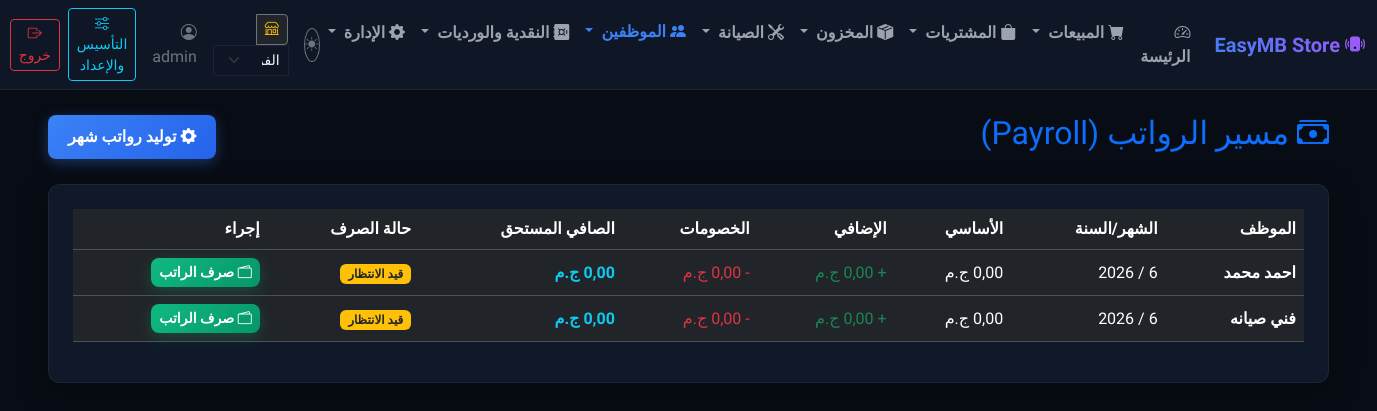
/hr/payroll/ (signed in), run on the app's committed database.
### erp/models.py (models this page shows, shortened)
class Payroll(models.Model):
    employee = models.ForeignKey(EmployeeProfile, on_delete=models.CASCADE, related_name='payrolls', verbose_name="الموظف")
    month = models.IntegerField(verbose_name="الشهر")
    year = models.IntegerField(verbose_name="السنة")
    total_worked_hours = models.DecimalField(max_digits=6, decimal_places=2, default=0.00, verbose_name="إجمالي ساعات العمل")
    total_delay_hours = models.DecimalField(max_digits=5, decimal_places=2, default=0.00, verbose_name="إجمالي ساعات التأخير")
    total_overtime_hours = models.DecimalField(max_digits=5, decimal_places=2, default=0.00, verbose_name="إجمالي الساعات الإضافية")
    base_pay = models.DecimalField(max_digits=10, decimal_places=2, default=0.00, verbose_name="المستحق الأساسي")
    overtime_pay = models.DecimalField(max_digits=10, decimal_places=2, default=0.00, verbose_name="مكافأة الإضافي")
    deductions = models.DecimalField(max_digits=10, decimal_places=2, default=0.00, verbose_name="إجمالي الخصومات")
    net_salary = models.DecimalField(max_digits=10, decimal_places=2, default=0.00, verbose_name="الراتب الصافي")
    is_paid = models.BooleanField(default=False, verbose_name="تم الصرف")
    paid_at = models.DateTimeField(null=True, blank=True, verbose_name="تاريخ الصرف")
    class Meta:
        verbose_name = "مسير راتب"
        verbose_name_plural = "مسيرات الرواتب"
        unique_together = ('employee', 'month', 'year')

class EmployeeProfile(models.Model):
    user = models.OneToOneField(User, on_delete=models.CASCADE, related_name='employee_profile', verbose_name="حساب المستخدم")
    active_branch = models.ForeignKey(Branch, on_delete=models.SET_NULL, null=True, blank=True, related_name='active_employees', verbose_name="الفرع النشط حالياً")
    allowed_branches = models.ManyToManyField(Branch, blank=True, related_name='employees', verbose_name="الفروع المسموح بها")
    hourly_rate = models.DecimalField(max_digits=8, decimal_places=2, default=0.00, verbose_name="قيمة ساعة العمل العادية")
    daily_working_hours = models.DecimalField(max_digits=4, decimal_places=2, default=8.00, verbose_name="ساعات العمل اليومية")
    shift_start_time = models.TimeField(null=True, blank=True, verbose_name="ميعاد الحضور")
    shift_end_time = models.TimeField(null=True, blank=True, verbose_name="ميعاد الانصراف")
    deduction_per_hour = models.DecimalField(max_digits=8, decimal_places=2, default=0.00, verbose_name="قيمة الخصم للساعة")
    overtime_per_hour = models.DecimalField(max_digits=8, decimal_places=2, default=0.00, verbose_name="قيمة الإضافي للساعة")
    base_salary = models.DecimalField(max_digits=10, decimal_places=2, default=0.00, verbose_name="الراتب الأساسي (اختياري)")
    is_active = models.BooleanField(default=True, verbose_name="على رأس العمل")
    class Meta:
        verbose_name = "ملف الموظف"
        verbose_name_plural = "ملفات الموظفين"

### erp/views.py (the view)
# urls.py: path('hr/payroll/', views.payroll_list, name='payroll_list'),
@login_required
@permission_required('erp.view_payroll', raise_exception=True)
def payroll_list(request):
    payrolls = Payroll.objects.all().order_by('-year', '-month')
    treasuries = Treasury.objects.filter(is_active=True)
    return render(request, 'erp/hr/payroll_list.html', {'payrolls': payrolls, 'treasuries': treasuries})

### erp/templates/erp/hr/payroll_list.html (shortened to what this page needs)
{% extends 'erp/base.html' %}
{% block content %}
<div class="d-flex justify-content-between align-items-center mb-4">
    <h2 class="text-primary"><i class="bi bi-cash-stack"></i> مسير الرواتب (Payroll)</h2>
    <button class="btn btn-primary" data-bs-toggle="modal" data-bs-target="#generatePayrollModal">
        <i class="bi bi-gear-fill"></i> توليد رواتب شهر
    </button>
</div>
<div class="glass-card p-4">
    <div class="table-responsive">
        <table class="table table-dark table-hover align-middle custom-table">
            <thead>
                <tr>
                    <th>الموظف</th>
                    <th>الشهر/السنة</th>
                    <th>الأساسي</th>
                    <th>الإضافي</th>
                    <th>الخصومات</th>
                    <th>الصافي المستحق</th>
                    <th>حالة الصرف</th>
                    <th>إجراء</th>
                </tr>
            </thead>
            <tbody>
                {% for payroll in payrolls %}
                <tr>
                    <td class="fw-bold">{{ payroll.employee.user.get_full_name|default:payroll.employee.user.username }}</td>
                    <td>{{ payroll.month }} / {{ payroll.year }}</td>
                    <td>{{ payroll.base_pay }} ج.م</td>
                    <td class="text-success">+ {{ payroll.overtime_pay }} ج.م</td>
                    <td class="text-danger">- {{ payroll.deductions }} ج.م</td>
                    <td class="text-info fw-bold">{{ payroll.net_salary }} ج.م</td>
                    <td>
                        {% if payroll.is_paid %}
                            <span class="badge bg-success">تم الصرف</span><br>
                            <small class="text-muted">{{ payroll.paid_at|date:"Y-m-d" }}</small>
                        {% else %}
                            <span class="badge bg-warning text-dark">قيد الانتظار</span>
                        {% endif %}
                    </td>
                    <td>
                        {% if not payroll.is_paid %}
                            <button class="btn btn-sm btn-success pay-btn"
                                data-bs-toggle="modal" data-bs-target="#payPayrollModal"
                                data-id="{{ payroll.id }}"
                                data-amount="{{ payroll.net_salary }}"
                                data-emp="{{ payroll.employee.user.get_full_name|default:payroll.employee.user.username }}"
                                data-month="{{ payroll.month }}/{{ payroll.year }}">
                                <i class="bi bi-wallet2"></i> صرف الراتب
                            </button>
                        {% else %}
                            <button class="btn btn-sm btn-outline-secondary" disabled>تم</button>
                        {% endif %}
                    </td>
                </tr>
                {% empty %}
                <tr>
                    <td colspan="8" class="text-center text-muted py-4">لا توجد سجلات رواتب.</td>
                </tr>
                {% endfor %}
            </tbody>
        </table>
    </div>
</div>
{% endblock %}

### erp/templates/erp/base.html (shortened to what this page needs)
<!DOCTYPE html>
<html lang="ar" dir="rtl">
<head>
    <link rel="stylesheet" href="https://cdn.jsdelivr.net/npm/bootstrap@5.3.2/dist/css/bootstrap.rtl.min.css">
    <link rel="stylesheet" href="https://cdn.jsdelivr.net/npm/bootstrap-icons@1.11.2/font/bootstrap-icons.min.css">
    {% load static %}
    <link rel="stylesheet" href="{% static 'css/styles.css' %}?v={% now 'U' %}">
</head>
<body>
    <nav class="navbar navbar-expand-lg navbar-dark navbar-custom sticky-top">
        <div class="container-fluid">
            <a class="navbar-brand" href="{% if request.user.is_staff or request.user.is_superuser %}{% url 'erp:dashboard' %}{% elif perms.erp.add_saleinvoice %}{% url 'erp:pos' %}{% elif perms.erp.change_repairticket %}{% url 'erp:repair_list' %}{% else %}{% url 'erp:pos' %}{% endif %}">
                <i class="bi bi-phone-vibrate-fill"></i> EasyMB Store
            </a>
            <div class="collapse navbar-collapse" id="navbarNav">
                <ul class="navbar-nav me-auto mb-2 mb-lg-0">
                    {% if request.user.is_staff or request.user.is_superuser %}
                    <li class="nav-item">
                        <a class="nav-link {% if request.resolver_match.view_name == 'erp:dashboard' %}active{% endif %}" href="{% url 'erp:dashboard' %}">
                            <i class="bi bi-speedometer2"></i> الرئيسة
                        </a>
                    </li>
                    {% endif %}
                    {% if perms.erp.add_saleinvoice %}
                    <li class="nav-item dropdown">
                        <a class="nav-link dropdown-toggle " href="#" id="salesDropdown" role="button" data-bs-toggle="dropdown" aria-expanded="false">
                            <i class="bi bi-cart-fill"></i> المبيعات
                        </a>
                    </li>
                    {% endif %}
                    {% if perms.erp.add_device or perms.erp.view_purchaseinvoice %}
                    <li class="nav-item dropdown">
                        <a class="nav-link dropdown-toggle {% if 'purchase' in request.resolver_match.view_name %}active{% endif %}" href="#" id="purchasesDropdown" role="button" data-bs-toggle="dropdown" aria-expanded="false">
                            <i class="bi bi-bag-fill"></i> المشتريات
                        </a>
                    </li>
                    {% endif %}
                    {% if perms.erp.view_stock or perms.erp.view_stocktransfer %}
                    <li class="nav-item dropdown">
                        <a class="nav-link dropdown-toggle " href="#" id="inventoryDropdown" role="button" data-bs-toggle="dropdown" aria-expanded="false">
                            <i class="bi bi-box-seam-fill"></i> المخزون
                        </a>
                    </li>
                    {% endif %}
                    {% if perms.erp.view_repairticket %}
                    <li class="nav-item dropdown">
                        <a class="nav-link dropdown-toggle {% if 'repair' in request.resolver_match.view_name %}active{% endif %}" href="#" id="repairsDropdown" role="button" data-bs-toggle="dropdown" aria-expanded="false">
                            <i class="bi bi-tools"></i> الصيانة
                        </a>
                    </li>
                    {% endif %}
                    {% if request.user.is_authenticated %}
                    <li class="nav-item dropdown">
                        <a class="nav-link dropdown-toggle {% if 'hr' in request.resolver_match.view_name or 'employee' in request.resolver_match.view_name or 'payroll' in request.resolver_match.view_name or 'attendance' in request.resolver_match.view_name %}active{% endif %}" href="#" id="hrDropdown" role="button" data-bs-toggle="dropdown" aria-expanded="false">
                            <i class="bi bi-people-fill"></i> الموظفين
                        </a>
                    </li>
                    {% endif %}
                    {% if perms.erp.view_cashshift %}
                    <li class="nav-item dropdown">
                        <a class="nav-link dropdown-toggle " href="#" id="cashDropdown" role="button" data-bs-toggle="dropdown" aria-expanded="false">
                            <i class="bi bi-safe-fill"></i> النقدية والورديات
                        </a>
                    </li>
                    {% endif %}
                    {% if request.user.is_staff or request.user.is_superuser %}
                    <li class="nav-item dropdown">
                        <a class="nav-link dropdown-toggle " href="#" id="adminDropdown" role="button" data-bs-toggle="dropdown" aria-expanded="false">
                            <i class="bi bi-gear-fill"></i> الإدارة
                        </a>
                    </li>
                    {% endif %}
                </ul>
                <div class="d-flex align-items-center">
                    <button id="themeToggleBtn" class="btn btn-outline-secondary btn-sm me-3 text-secondary" title="تغيير نظام الإضاءة" style="border-radius: 50%; width: 34px; height: 34px; display: flex; align-items: center; justify-content: center; padding: 0;">
                        <i id="themeToggleIcon" class="bi bi-sun-fill"></i>
                    </button>
                    {% if request.user.is_authenticated %}
                        {% if user_allowed_branches %}
                        <form action="{% url 'erp:switch_branch' %}" method="POST" class="d-inline me-3">
                            <div class="input-group input-group-sm">
                                <span class="input-group-text bg-dark text-warning border-secondary">
                                    <i class="bi bi-shop"></i>
                                </span>
                                <select name="branch_id" class="form-select bg-dark text-light border-secondary" onchange="this.form.elements['next'].value = window.location.pathname + window.location.search + window.location.hash; this.form.submit()" style="max-width: 150px;">
                                    {% for b in user_allowed_branches %}
                                    <option value="{{ b.id }}" {% if active_branch and active_branch.id == b.id %}selected{% endif %}>{{ b.name }}</option>
                                    {% endfor %}
                                </select>
                            </div>
                        </form>
                        {% endif %}
                        <span class="text-secondary me-3">
                            <i class="bi bi-person-circle"></i> {{ request.user.username }}
                        </span>
                        {% if perms.erp.change_storesetting %}
                        <a href="{% url 'erp:setup_dashboard' %}" class="btn btn-outline-info btn-sm me-2">
                            <i class="bi bi-sliders"></i> التأسيس والإعداد
                        </a>
                        {% endif %}
                        <form action="{% url 'erp:logout' %}" method="POST" class="d-inline">
                            <button type="submit" class="btn btn-outline-danger btn-sm">
                                <i class="bi bi-box-arrow-right"></i> خروج
                            </button>
                        </form>
                    {% else %}
                        <a href="{% url 'erp:login' %}" class="btn btn-primary btn-sm">
                            <i class="bi bi-box-arrow-in-left"></i> دخول
                        </a>
                    {% endif %}
                </div>
            </div>
        </div>
    </nav>
    <div class="container-fluid py-4 px-lg-5">
        {% block content %}{% endblock %}
    </div>
</body>
</html>

### data on the page
Payroll: employee.user.get_full_name "احمد محمد", year "2026", base_pay "0,00", overtime_pay "0,00", deductions "0,00", net_salary "0,00", is_paid "قيد الانتظار"
Payroll: employee.user.get_full_name "فني صيانه", year "2026", base_pay "0,00", overtime_pay "0,00", deductions "0,00", net_salary "0,00", is_paid "قيد الانتظار"

### other printed values
{{ request.user.username }} "admin"
form field branch_id "الفرع الرئيسي"
